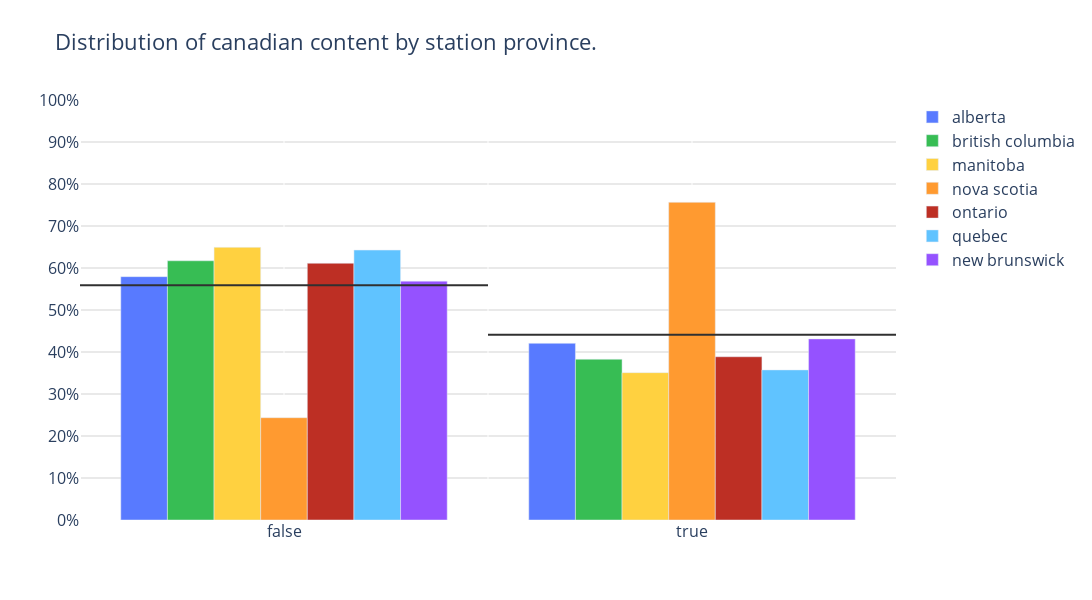

The notebook cell saved with this chart:
### Code cell
plot_categorical_comparison(
                                        categories = df['canadian_content'], 
                                        compare_by = df['station_province'], 
                                        # category_filter=['yes','no'], 
                                        color_dict=COLOR_DICT )

### Figure 1 — Plotly figure (JSON) as saved in the notebook; plotly's stock layout.template omitted (floating-point values rounded to 4 significant figures)
{"data": [{"marker": {"color": "#587AFF"}, "name": "alberta", "type": "bar", "x": [false, true], "y": [0.5794, 0.4206]}, {"marker": {"color": "#37BD54"}, "name": "british columbia", "type": "bar", "x": [false, true], "y": [0.6172, 0.3828]}, {"marker": {"color": "#FFD140"}, "name": "manitoba", "type": "bar", "x": [false, true], "y": [0.6492, 0.3508]}, {"marker": {"color": "#FF9A30"}, "name": "nova scotia", "type": "bar", "x": [false, true], "y": [0.2436, 0.7564]}, {"marker": {"color": "#BD2F24"}, "name": "ontario", "type": "bar", "x": [false, true], "y": [0.6113, 0.3887]}, {"marker": {"color": "#60C3FF"}, "name": "quebec", "type": "bar", "x": [false, true], "y": [0.6426, 0.3574]}, {"marker": {"color": "#9552FF"}, "name": "new brunswick", "type": "bar", "x": [false, true], "y": [0.5687, 0.4313]}, {"marker": {"color": "#303030"}, "mode": "lines", "name": "False_average", "showlegend": false, "type": "scatter", "x": [0, 1], "xaxis": "x2", "y": [0.5589, 0.5589]}, {"marker": {"color": "#303030"}, "mode": "lines", "name": "True_average", "showlegend": false, "type": "scatter", "x": [1, 2], "xaxis": "x2", "y": [0.4411, 0.4411]}], "layout": {"barmode": "group", "font": {"size": 16}, "height": 600, "plot_bgcolor": "white", "title": {"text": "Distribution of canadian content by station province."}, "width": 1200, "xaxis2": {"overlaying": "x", "range": [0, 2], "showticklabels": false}, "yaxis": {"dtick": 0.1, "gridcolor": "lightgray", "range": [0, 1], "tickformat": ".0%"}}}
